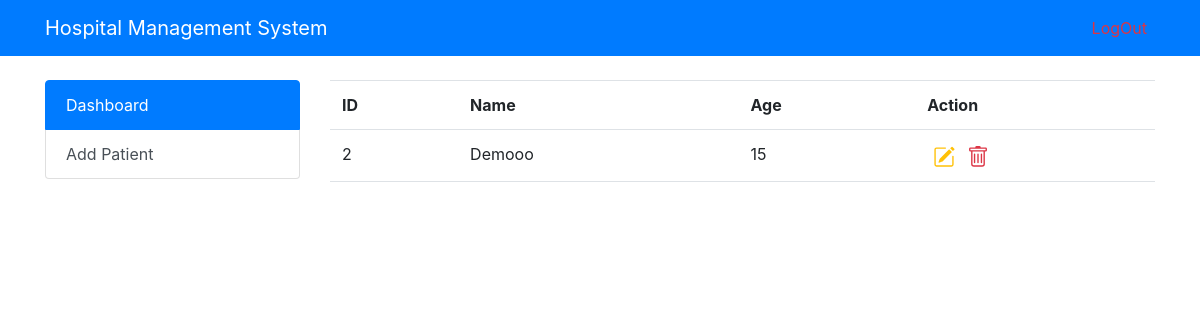
Before: /staff (signed in) with the older database file.
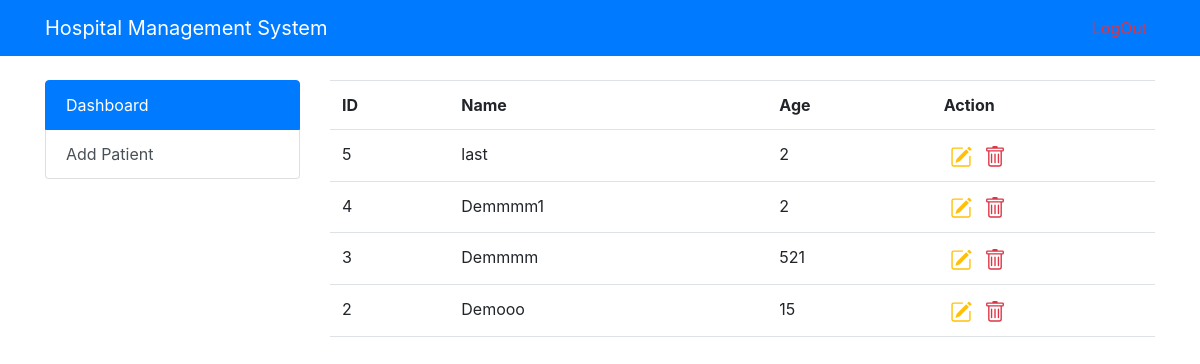
After: the same page with the newer database file.
### app/models.py (models this page shows, shortened)
class Paitent(models.Model):
    user = models.ForeignKey(User, on_delete=models.CASCADE)
    name = models.CharField(max_length=200)
    mobile = models.IntegerField()
    age = models.IntegerField()
    date = models.DateTimeField(auto_now_add=True)

### app/views.py (the view)
# urls.py: path('staff',Staff.as_view(),name='staff'),
class Staff(LoginRequiredMixin,View):
    def get(self, request):
        if request.user.is_active:
            context = {
                'allPatient':Paitent.objects.filter(user=request.user).order_by('-id')
            }
            return render(request, 'staff/home.html',context)
        else:
            logout(request)
            return redirect('login')

### templates/staff/home.html (shortened to what this page needs)
{% extends 'base.html' %}
{% block content %}
<div class="container mt-4">
    <div class="row">
        <div class="col-3">
            <div class="list-group">
              <a href="{% url 'staff' %}" class="list-group-item list-group-item-action active" aria-current="true">Dashboard</a>
              <a href="{% url 'add-patient' %}" class="list-group-item list-group-item-action">Add Patient</a>
            </div>
        </div>
        <div class="col-9">
            <table class="table">
                <tr>
                    <th>ID</th>
                    <th>Name</th>
                    <th>Age</th>
                    <th>Action</th>
                </tr>
                {% for foo in allPatient %}
                    <tr>
                    <td>{{ foo.id }}</td>
                    <td>{{ foo.name }}</td>
                    <td>{{ foo.age }}</td>
                    <td>
                        <form action="" method="post" class="float-left">
                            <button type="submit" class="bg-white border-0">
                            </button>
                        </form>
                        <form action="" method="post">
                            <button type="submit" class="bg-white border-0">
                            </button>
                        </form>
                    </td>
                    </tr>
                {% endfor %}
            </table>
        </div>
    </div>
</div>
{% endblock %}

Changed rows visible on the page:
added Paitent: id "5", name "last", age "2"
added Paitent: id "4", name "Demmmm1", age "2"
added Paitent: id "3", name "Demmmm", age "521"
